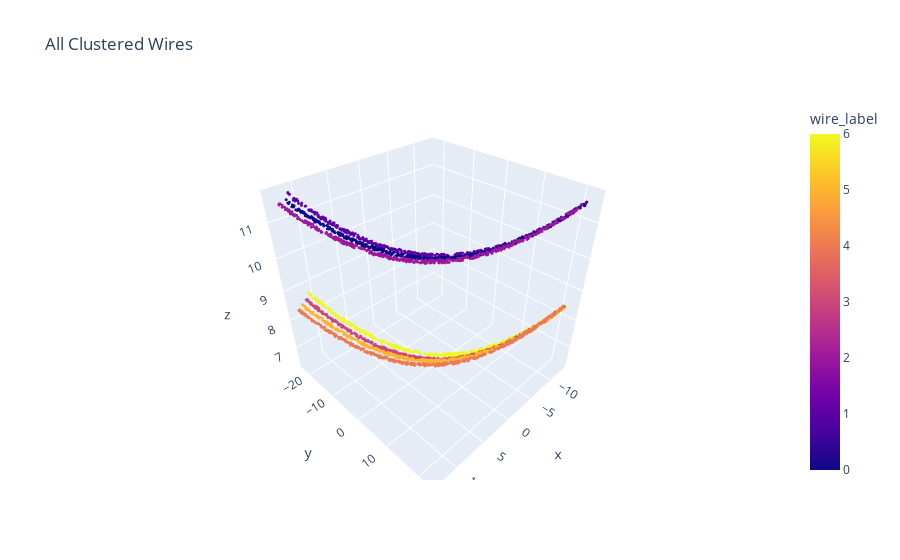

This figure's notebook cell:
### Code cell
df_plot = pd.DataFrame(points3d, columns=["x", "y", "z"])
df_plot["wire_label"] = final_labels


fig = px.scatter_3d(df_plot, x="x", y="y", z="z", color="wire_label", title="All Clustered Wires")
fig.update_traces(marker=dict(size=1))  
fig.show()

### Figure 1 — Plotly figure (JSON) as saved in the notebook; plotly's stock layout.template omitted (floating-point values rounded to 4 significant figures; data arrays with more than 128 entries replaced by an {"elided": "..."} marker saying what was removed)
{"data": [{"hovertemplate": "x=%{x}<br>y=%{y}<br>z=%{z}<br>wire_label=%{marker.color}<extra></extra>", "legendgroup": "", "marker": {"color": {"elided": "2803 int values"}, "coloraxis": "coloraxis", "size": 1, "symbol": "circle"}, "mode": "markers", "name": "", "scene": "scene", "showlegend": false, "type": "scatter3d", "x": {"elided": "2803 float values"}, "y": {"elided": "2803 float values"}, "z": {"elided": "2803 float values"}}], "layout": {"coloraxis": {"colorbar": {"title": {"text": "wire_label"}}, "colorscale": [[0, "#0d0887"], [0.1111, "#46039f"], [0.2222, "#7201a8"], [0.3333, "#9c179e"], [0.4444, "#bd3786"], [0.5556, "#d8576b"], [0.6667, "#ed7953"], [0.7778, "#fb9f3a"], [0.8889, "#fdca26"], [1, "#f0f921"]]}, "legend": {"tracegroupgap": 0}, "scene": {"domain": {"x": [0, 1], "y": [0, 1]}, "xaxis": {"title": {"text": "x"}}, "yaxis": {"title": {"text": "y"}}, "zaxis": {"title": {"text": "z"}}}, "title": {"text": "All Clustered Wires"}}}
